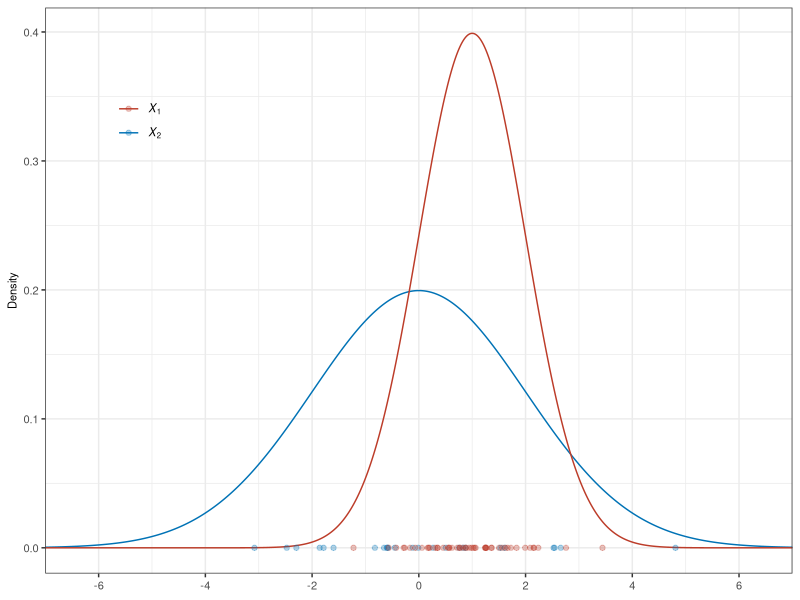
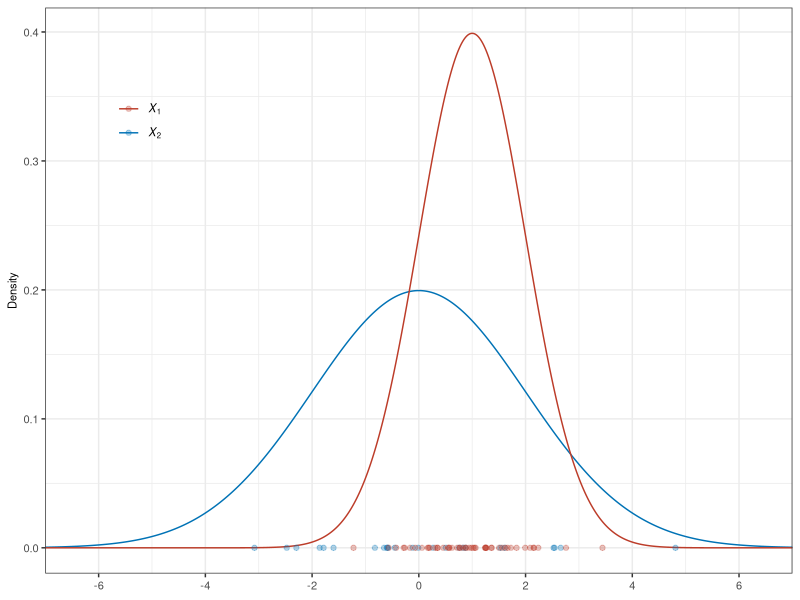

Generate these figures, in order, with R:
# Load libraries
library(data.table)
library(ggplot2)
theme_set(theme_bw())

# Fixed parameters
n <- 25; m <- 50;
phi_true <- 0; theta_true <- 1;
s2z <- 4; s2y <- 1;

# Simulated data
set.seed(0)
Z <- rnorm(n, phi_true, sqrt(s2z))
Y <- rnorm(m, phi_true + theta_true, sqrt(s2y))

df_z <- data.table(x = Z, var = "Z")
df_y <- data.table(x = Y, var = "Y")

# Prior
s2t <- 0.5

x <- seq(-7, 7, length.out = 1e3)
z <- dnorm(x, phi_true, sqrt(s2z))
y <- dnorm(x, phi_true + theta_true, sqrt(s2y))
df_density <- data.table(x, z, y)

ggplot(df_density, aes(x)) +
  geom_line(aes(y = z, color = "Z")) +
  geom_line(aes(y = y, color = "Y")) +
  geom_point(data = df_z, aes(y = 0, color = var), alpha = 0.3) +
  geom_point(data = df_y, aes(y = 0, color = var), alpha = 0.3) +
  ggsci::scale_colour_nejm(labels = c(expression(italic(X)[1]), expression(italic(X)[2]))) +
  scale_x_continuous(expand = c(0, 0), breaks = seq(-6, 6, 2)) +
  labs(y = "Density", color = "Variable") +
  theme(
    axis.title.x = element_blank(),
    axis.title.y = element_text(size = 8),
    axis.text = element_text(size = 8),
    legend.text = element_text(size = 8),
    legend.title = element_blank(),
    legend.background = element_blank(),
    legend.position = c(0.125, 0.8)
  )

ggsave("./figures/bias_normal_data.png", width = 8, height = 5, dpi = 300, units = "cm")
